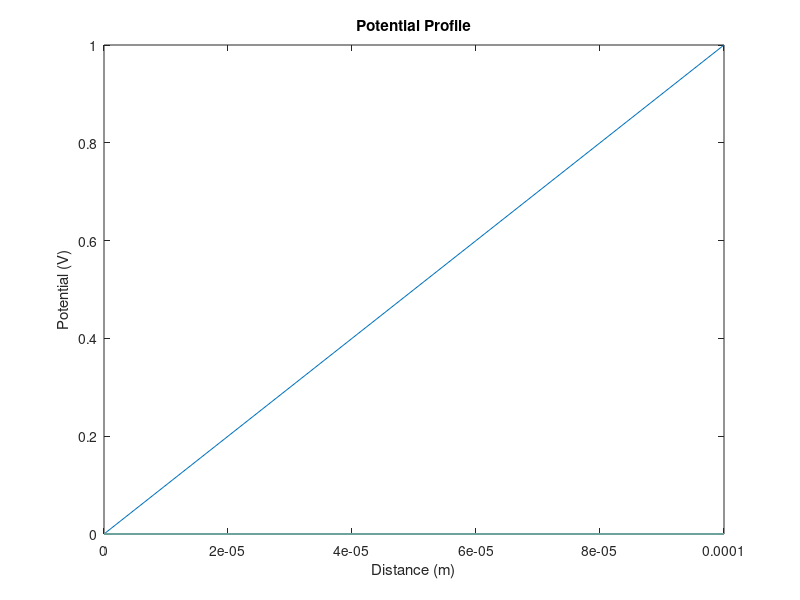

Write the MATLAB code that produced this figure.
prompt = 'Give the number of steps (eg 100)';
n = input(prompt) + 1;
if isempty(n)
    n = 101;
end
%disp(n);
% Initialize a general 1D Poisson Equation Matrix
A = full(gallery('tridiag',n,1,-2,1));
A (1,:) = 0;
A (n, :) = 0;
A (1,1) = 1;
A (n,n) = 1;

b = zeros(n);
b(n) = 1; 

x = A\b;
%x = inv(A)*b;
y= 0:100e-6/(n-1):100e-6;
plot(y,x);
title('Potential Profile');
ylabel('Potential (V)');
xlabel('Distance (m)');

